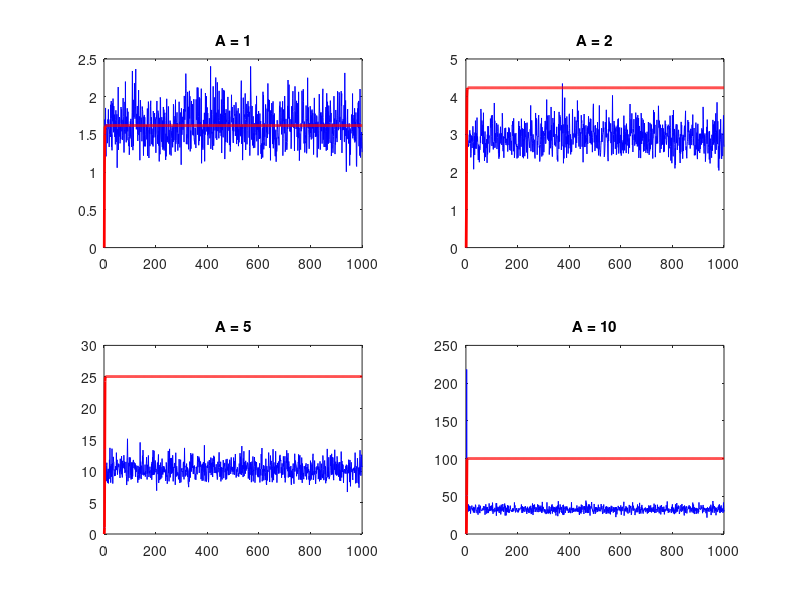

Write the MATLAB code that produced this figure. (Note: this script raises an error after producing the figure.)
%%
% Empirical Variance of X[n]

clc
clear all

%a = 2;
A = [1 2 5 10];
colors = {'r', 'b', 'g', 'k', 'm'};
c=1;
varv = 1;
varw = 1;
n = 1000;

X_n = [];

for a=A
    for i=1:100
        %initialize
        x = 0.5; %x[0]
        y = c*x+normrnd(0,varv);
        xhat = y*c*1/(c^2+varv);

        varx = 0;
        vary = c^2+varv;

        %time passing
        for t=1:(n-1)
            x = [x a*(x(1,t)-xhat(1,t))+normrnd(0,varw)];
            y = [y c*x(1,(t+1))+normrnd(0,varv)];

            varx = [varx a^2*varx(1,t)*varv/vary(1,t) + varw];
            vary = [vary c^2*varx(1,t+1) + varv];
            xhat = [xhat y(1,t+1)*c*varx(1,t+1)/vary(1,t+1)];
        end

        X_n = [X_n x'];
    end

    Variance = var(X_n');
    i = find(a==A);
    subplot(2,2,i), plot(Variance,'b')
    subplot(2,2,i), hold on, plot(varx,'Color','r','LineWidth',2)
    subplot(2,2,i), title(['A = ' num2str(a)])
end
% h = legend('W = 0.5','W = 1','W = 5','W = 10','Location','Best');
% xlabel('m = values of x')
% ylabel('P(x < m)')
suptitle('Var(X) Control Problem Varying A')